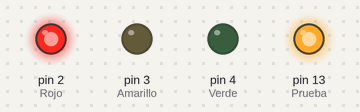
The sketch below on a simulated Arduino Uno, built with avr-gcc and run on an emulated ATmega328P. Shown: output pins drawn as LEDs (lit = HIGH).

Above: at 1.0 s.
At 2.2 s:
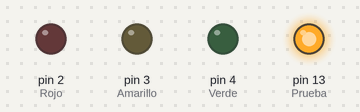
At 3.5 s:
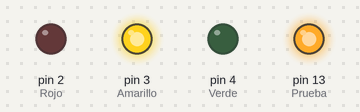
At 6.0 s:
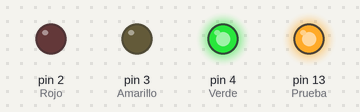
Timing chart, 0 to 8.6 s (numbered marks = the images above):
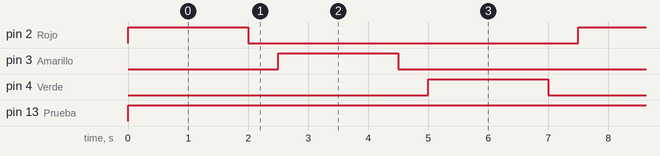

The sketch:

Semaforo.ino
```cpp
//Definiciones de variables.
int Prueba = 13;   //definimos el valor del pin para el led de prueba.
int Rojo = 2;      //definimos el valor del pin para el led rojo.
int Amarillo = 3;  //definimos el valor del pin para el led amarillo.
int Verde = 4;     //definimos el valor del pin para el led verde.
int milisegundos = 1000; // definimos la cantidad de milisegundos (un segundo).

//Programa.

void setup() {
  pinMode(Prueba, OUTPUT);    //declaramos el pin prueba como salida.
  pinMode(Rojo, OUTPUT);     //declaramos el pin rojo como salida.
  pinMode(Amarillo, OUTPUT); //declaramos el pin amarillo como salida.
  pinMode(Verde, OUTPUT);    //declaramos el pin verde como salida.
}

void loop() {
  digitalWrite(Prueba,HIGH); //encendemos el led prueba.

  digitalWrite(Rojo,HIGH); //encendemos el led rojo.
  delay(milisegundos * 2); //esperamos 2 segundos.
  digitalWrite(Rojo,LOW);  //apagamos el led rojo.
  delay(milisegundos / 2); //esperamos medio segundo.

  digitalWrite(Amarillo,HIGH); //encendemos el led amarillo.
  delay(milisegundos * 2); //esperamos 2 segundos.
  digitalWrite(Amarillo,LOW);  //apagamos el led amarillo.
  delay(milisegundos / 2); //esperamos medio segundo.

  digitalWrite(Verde,HIGH);  //encendemos el led verde.
  delay(milisegundos * 2); //esperamos 2 segundos.
  digitalWrite(Verde,LOW);   //apagamos el led verde.
  delay(milisegundos / 2); //esperamos medio segundo.
}
```

Measured:
- by itself, pin 2 (Rojo), pin 3 (Amarillo), pin 4 (Verde): alternates HIGH for 2.0 s and LOW for 5.5 s
- by itself, pin 13 (Prueba): LOW → HIGH at 0.00 s
- by itself, everything shown: repeats every 7.5 s, in 6 steps
